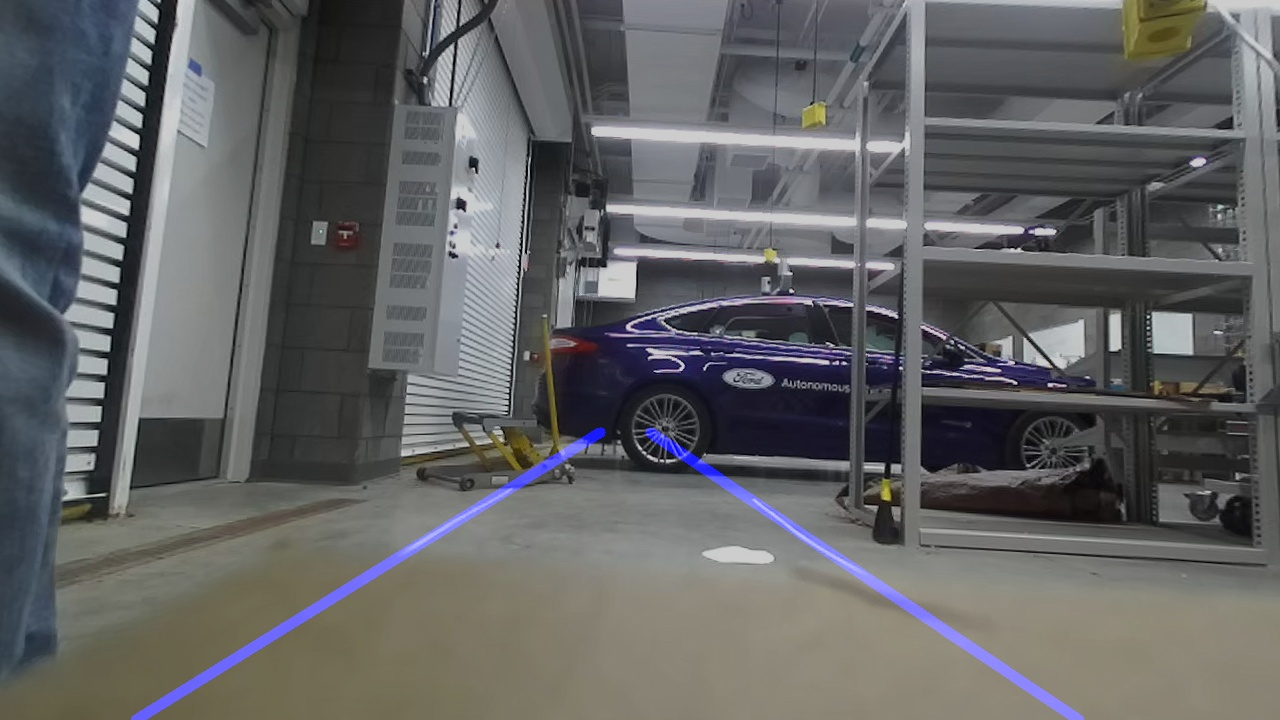
#> input picture cvStack/laneMapping/laneTestLaneWindow.jpg, 1280 x 720 px, found by its file name
$ python zedPerspecCalc.py
#> lines starting #> are read from the running program, lines starting #| are printed output that depends on the picture


def getBirdView(image, camera_properties):#TODO could be sped up by only doing math once
    rows, columns = image.shape[:2]
    min_angle = 0.0
    max_angle = camera_properties.compute_max_angle()
    min_index = camera_properties.compute_min_index(rows, max_angle)
    image = image[min_index:, :]
    rows = image.shape[0]

    src_quad = camera_properties.src_quad(rows, columns)
    dst_quad = camera_properties.dst_quad(rows, columns, min_angle, max_angle)
    return perspective(image, src_quad, dst_quad)


import cv2
def perspective(image, src_quad, dst_quad):
    bottomLeft, bottomRight, topLeft, topRight = dst_quad
    # solve for the new width
    widthA = topRight[0] - topLeft[0]
    widthB = bottomRight[0] - bottomLeft[0]
    maxWidth = max(widthA, widthB)
    # solve for the new height
    heightA = bottomLeft[1] - topLeft[1]
    heightB = bottomRight[1] - topRight[1]
    maxHeight = max(heightA, heightB)

    matrix = cv2.getPerspectiveTransform(src_quad, dst_quad)
    return cv2.warpPerspective(image, matrix, (maxWidth, maxHeight))


def rotate(image, angle, scale = 1.0):
    #https://www.pyimagesearch.com/2017/01/02/rotate-images-correctly-with-opencv-and-python/
    height, width = image.shape[:2]
    cX, cY = (width//2, height//2)

    matrix = cv2.getRotationMatrix2D((cX, cY), -angle, scale)
    matrix_cos = np.abs(matrix[0, 0])
    matrix_sin = np.abs(matrix[0, 1])

    height_rotated = int((height*matrix_cos) + (width*matrix_sin))
    width_rotated = int((height*matrix_sin) + (width*matrix_cos))

    matrix[0, 2] += (width_rotated/2) - cX
    matrix[1, 2] += (height_rotated/2) - cY
    return cv2.warpAffine(image, matrix, (width_rotated, height_rotated))


from math import radians, cos
import numpy as np
class CameraProperties(object):
    # in an ideal world, computations would work until reaching the horizon (89.999...)
    # in the real world, the resulting distances get too big to handle
    # -- could go up to around 84.0, but to avoid lots of distortion stay a bit lower
    functional_limit = radians(77.0)
    def __init__(self, height, fov_vert, fov_horz, cameraTilt):
        '''height: the height above the ground, in any unit
        fov_vert: the vertical field of view, in degrees
        fov_horz: the horizontal field of view, in degrees
        cameraTilt: an acute angle measured from the ground, in degrees'''
        self.height = float(height)
        self.fov_vert = radians(float(fov_vert))
        self.fov_horz = radians(float(fov_horz))
        self.cameraTilt = radians(float(cameraTilt))
        self.bird_src_quad = None
        self.bird_dst_quad = None

    def src_quad(self, rows, columns):
        '''This just finds the vertices of a rectangle that covers the entire standard image'''
        if self.bird_src_quad is None:
            # bottom left, bottom right, top left, top right
            self.bird_src_quad = np.array([[0, rows - 1], [columns - 1, rows - 1], [0, 0], [columns - 1, 0]], dtype = 'float32')
        return self.bird_src_quad

    def dst_quad(self, rows, columns, min_angle, max_angle):
        '''This finds 4 points such that dragging the standard image corners onto the points results in a birds eye view'''
        if self.bird_dst_quad is None:
            # fov_offset is the angle between the bottom of the vertical FOV and the ground's normal
            fov_offset = self.cameraTilt - self.fov_vert/2.0
            # bottom_over_top represents the ratio of the base lengths of the trapezoidal image that will be formed
            bottom_over_top = cos(max_angle + fov_offset)/cos(min_angle + fov_offset)
            # dimensional analysis
            bottom_width = columns*bottom_over_top
            # since bottom is thinner than top, create black spaces to keep it centered
            blackEdge_width = (columns - bottom_width)/2
            leftX = blackEdge_width
            rightX = leftX + bottom_width
            # bottom left, bottom right, top left, top right
            self.bird_dst_quad = np.array([[leftX, rows], [rightX, rows], [0, 0], [columns, 0]], dtype = 'float32')
        return self.bird_dst_quad

    def reset(self):
        self.bird_src_quad = None
        self.bird_dst_quad = None

    def compute_min_index(self, rows, max_angle):
        return int(rows*(1.0 - max_angle/self.fov_vert))

    def compute_max_angle(self):
        return min(CameraProperties.functional_limit - self.cameraTilt + self.fov_vert/2.0, self.fov_vert)


ELPFisheyeL = CameraProperties(39.0, 65.0, 140.0, 15.0)
ELPFisheyeR = CameraProperties(39.0, 65.0, 140.0, 15.0)

ZED = CameraProperties(41.0, 96.0, 54.0, 90.0)#TODO get accurate first parameter, which is height

Transform = getBirdView(cv2.imread("/home/umarv/Documents/cv_stack/cvStack/laneMapping/laneTestLaneWindow.jpg"),ZED)
#> in getBirdView, `rows, columns = image.shape[:2]`: rows = 720; columns = 1280
#> in getBirdView, `min_index = camera_properties.compute_min_index(rows, max_angle)`: min_index = 457
#> in getBirdView, `image = image[min_index:, :]`:
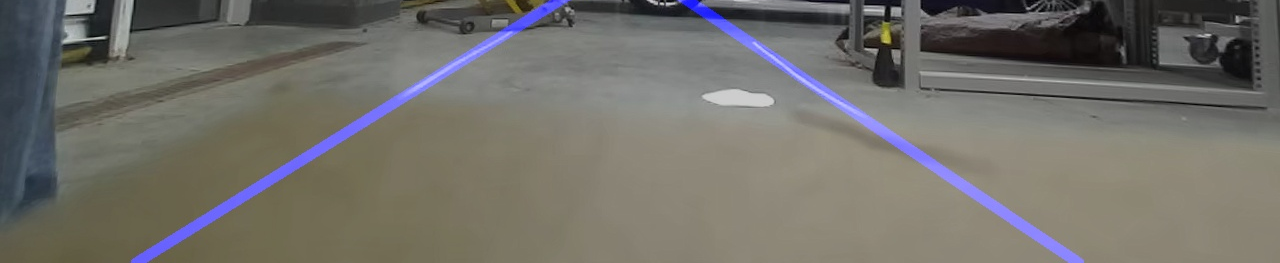
#> image: shape (263, 1280, 3); mean of channels 0, 1, 2 105.6, 111.5, 113.6; drawn as B, G, R
#> in src_quad, `self.bird_src_quad = np.array([[0, rows - 1], [columns - 1, rows - 1],..`: self.bird_src_quad = [[0, 262], [1279, 262], [0, 0], [1279, 0]]
#> in dst_quad, `bottom_width = columns*bottom_over_top`: bottom_width = 387.5
#> in dst_quad, `blackEdge_width = (columns - bottom_width)/2`: blackEdge_width = 446.3
#> in dst_quad, `rightX = leftX + bottom_width`: rightX = 833.7
#> in dst_quad, `self.bird_dst_quad = np.array([[leftX, rows], [rightX, rows], [0, 0], ..`: self.bird_dst_quad = [[446.3, 263], [833.7, 263], [0, 0], [1280, 0]]
#> in perspective, `bottomLeft, bottomRight, topLeft, topRight = dst_quad`: bottomLeft = [446.3, 263]; bottomRight = [833.7, 263]; topLeft = [0, 0]; topRight = [1280, 0]
#> in perspective, `widthA = topRight[0] - topLeft[0]`: widthA = 1280
#> in perspective, `widthB = bottomRight[0] - bottomLeft[0]`: widthB = 387.5
#> in perspective, `maxWidth = max(widthA, widthB)`: maxWidth = 1280
#> in perspective, `heightA = bottomLeft[1] - topLeft[1]`: heightA = 263
#> in perspective, `matrix = cv2.getPerspectiveTransform(src_quad, dst_quad)`: matrix = [[1, 5.63, 0], [-8.89e-17, 3.32, 0], [-3.98e-19, 0.00879, 1]]
#> in perspective, `return cv2.warpPerspective(image, matrix, (maxWidth, maxHeight))`:
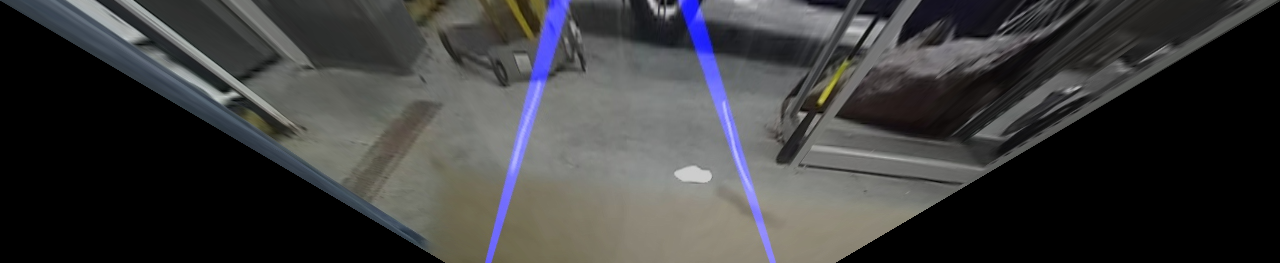
#> returned value: shape (263, 1280, 3); mean of channels 0, 1, 2 60.9, 60.5, 60.5; drawn as B, G, R

cv2.imwrite('transformed.jpg', Transform)
